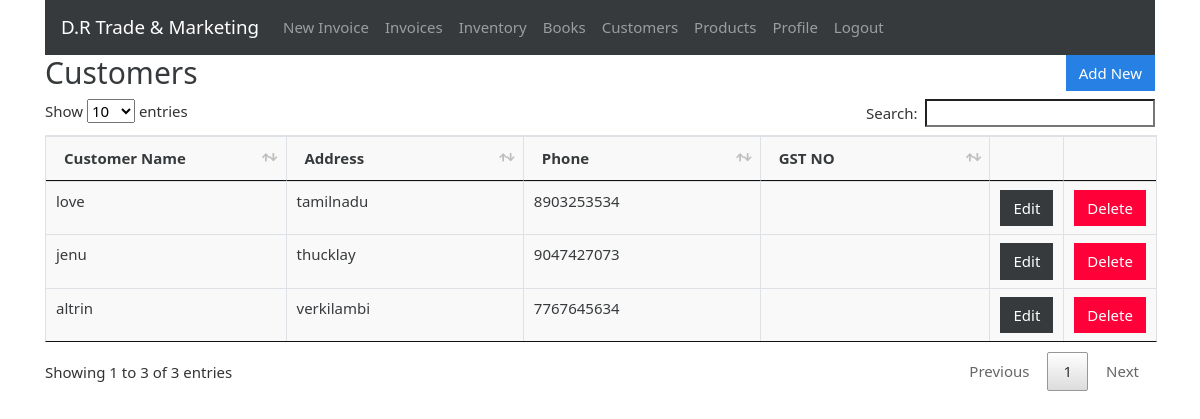
Page /customers (signed in) on the committed database.
### gstbillingapp/models.py (models this page shows, shortened)
class Customer(models.Model):
    user = models.ForeignKey(User, null=True, blank=True, on_delete=models.SET_NULL)
    customer_name = models.CharField(max_length=200)
    customer_address = models.TextField(max_length=600, blank=True, null=True)
    customer_phone = models.CharField(max_length=14, blank=True, null=True)
    customer_gst = models.CharField(max_length=15, blank=True, null=True)

### gstbillingapp/views.py (the view)
# urls.py: path('customers', views.customers, name='customers'),
@login_required
def customers(request):
    context = {}
    context['customers'] = Customer.objects.filter(user=request.user)
    return render(request, 'gstbillingapp/customers.html', context)

### gstbillingapp/templates/gstbillingapp/customers.html (shortened to what this page needs)
{% extends "gstbillingapp/base.html" %}
{% load static %}
{% block content %}
<div class="row">
	<div class="col">
		<h2>Customers</h2>
	</div>
	<div class="col">
		<a href="{% url 'customer_add' %}" id="add_customer_btn"><button type="button" class="btn btn-primary">Add New</button></a>
	</div>
</div>
<table class="table table-bordered" id="customer-table">
	<thead>
		<tr>
			<th>Customer Name</th>
			<th>Address</th>
			<th>Phone</th>
			<th>GST NO</th>
			<th></th>
			<th></th>
		</tr>
	</thead>
	<tbody class="two-col-form">
		{% for customer in customers %}
		<tr>
			<td>{{customer.customer_name}}</td>
			<td>{{customer.customer_address}}</td>
			<td>{{customer.customer_phone}}</td>
			<td>{{customer.customer_gst}}</td>
			<td><a href="{% url 'customer_edit' customer.id %}"><button type="button" class="btn btn-dark">Edit</button></a></td>
			<td><button type="button" class="btn btn-danger" data-toggle="modal" data-target="#customerDeleteModal" data-customer-id="{{customer.id}}" data-customer-name="{{customer.customer_name}}">Delete</button></td>
		</tr>
		{% endfor %}
	</tbody>
</table>
{% endblock %}

### gstbillingapp/static/gstbillingapp/main.css (style rules this page uses)
.table-bordered td, .table-bordered th { padding: 0.25em; }
.table-bordered tbody td, .table-bordered tbody th, .table-bordered thead th, .table-bordered thead td { background: #f9f9f9; }
.two-col-form td, .two-col-form th { width: 25%; }
#add_customer_btn, #add_product_btn { float: right; }

### rows in the picture
Customer: customer_name "love", customer_address "tamilnadu", customer_phone "8903253534"
Customer: customer_name "jenu", customer_address "thucklay", customer_phone "9047427073"
Customer: customer_name "altrin", customer_address "verkilambi", customer_phone "7767645634"
